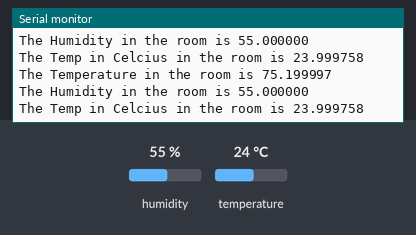
Recording of a sketch running on a simulated ESP32. Parts: the last lines printed to the serial monitor. The inputs (shaded band) are chosen by the test bench; at power-on: humidity 55 %, temperature 24 °C.

Above: at 2.8 s.
2.9 s: humidity set to 22 %
At 5.2 s:
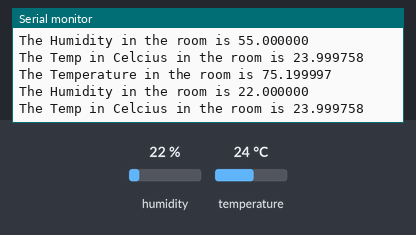
5.7 s: temperature set to 12 °C
At 6.8 s:
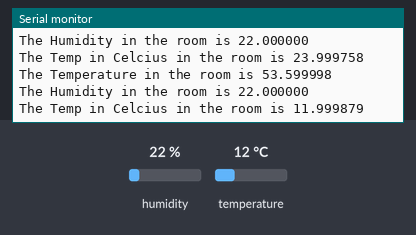
8.5 s: humidity set to 40 %
At 11.2 s:
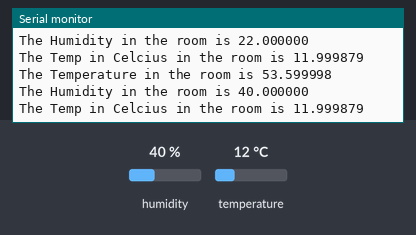
Timing chart, 0 to 12.7 s (numbered marks = the images above; inputs shaded):
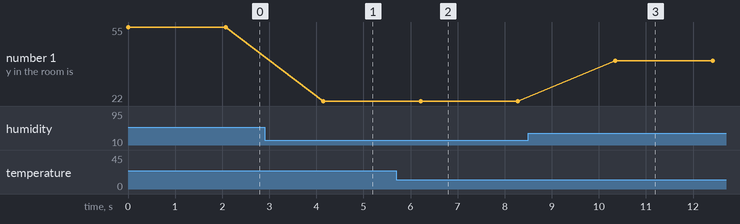

Measured:
- after the input at 2.9 s, the serial monitor: prints a new line after 1.2 s (image 1)
- after the input at 5.7 s, the serial monitor: prints a new line after 0.51 s (image 2)
- after the input at 8.5 s, the serial monitor: prints a new line after 1.8 s (image 3)
- plotted number 1: 55 → 22 after the input at 2.9 s, 22 → 40 after the input at 8.5 s

The sketch:

temp_sensor.ino
```cpp
#include <DHT.h>

#define DHTPIN 4
#define DHTTYPE DHT22

DHT dht(DHTPIN, DHTTYPE);

void setup() {
  // put your setup code here, to run once:
  Serial.begin(9600);

  Serial.println("DHT Test");
  dht.begin();

}

void loop() {
  // put your main code here, to run repeatedly:

  float t= dht.readTemperature(true);
  float h = dht.readHumidity();
  float c = dht.convertFtoC(t);

  Serial.printf("\nThe Temperature in the room is %f", t);
  Serial.printf("\nThe Humidity in the room is %f", h);
  Serial.printf("\nThe Temp in Celcius in the room is %f", c);

  delay(2000);
}
```
